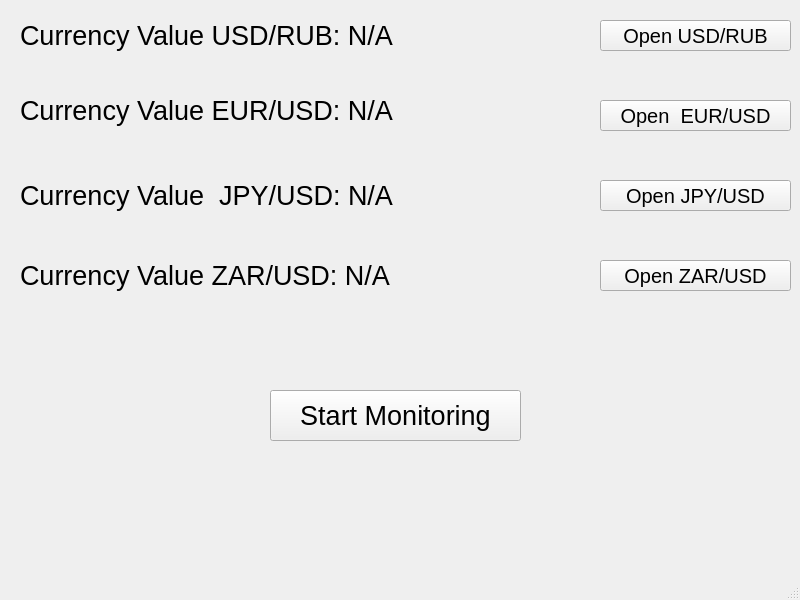
<?xml version="1.0" encoding="UTF-8"?>
<ui version="4.0">
 <class>MainWindow</class>
 <widget class="QMainWindow" name="MainWindow">
  <property name="geometry">
   <rect>
    <x>0</x>
    <y>0</y>
    <width>800</width>
    <height>600</height>
   </rect>
  </property>
  <property name="windowTitle">
   <string>MainWindow</string>
  </property>
  <widget class="QWidget" name="centralwidget">
   <widget class="QPushButton" name="startButton">
    <property name="geometry">
     <rect>
      <x>270</x>
      <y>390</y>
      <width>251</width>
      <height>51</height>
     </rect>
    </property>
    <property name="font">
     <font>
      <pointsize>20</pointsize>
     </font>
    </property>
    <property name="text">
     <string>Start Monitoring</string>
    </property>
   </widget>
   <widget class="QLabel" name="currencyValueLabel">
    <property name="geometry">
     <rect>
      <x>20</x>
      <y>10</y>
      <width>741</width>
      <height>51</height>
     </rect>
    </property>
    <property name="font">
     <font>
      <family>Segoe UI</family>
      <pointsize>20</pointsize>
     </font>
    </property>
    <property name="text">
     <string>Currency Value USD/RUB: N/A</string>
    </property>
   </widget>
   <widget class="QPushButton" name="openLinkButton">
    <property name="geometry">
     <rect>
      <x>600</x>
      <y>20</y>
      <width>191</width>
      <height>31</height>
     </rect>
    </property>
    <property name="font">
     <font>
      <pointsize>15</pointsize>
     </font>
    </property>
    <property name="text">
     <string>Open USD/RUB</string>
    </property>
   </widget>
   <widget class="QLabel" name="background">
    <property name="geometry">
     <rect>
      <x>-20</x>
      <y>-30</y>
      <width>991</width>
      <height>721</height>
     </rect>
    </property>
    <property name="text">
     <string/>
    </property>
   </widget>
   <widget class="QLabel" name="eurusdValueLabel">
    <property name="geometry">
     <rect>
      <x>20</x>
      <y>90</y>
      <width>481</width>
      <height>41</height>
     </rect>
    </property>
    <property name="font">
     <font>
      <pointsize>20</pointsize>
     </font>
    </property>
    <property name="text">
     <string>Currency Value EUR/USD: N/A</string>
    </property>
   </widget>
   <widget class="QLabel" name="jpyusdValueLabel">
    <property name="geometry">
     <rect>
      <x>20</x>
      <y>170</y>
      <width>491</width>
      <height>51</height>
     </rect>
    </property>
    <property name="font">
     <font>
      <pointsize>20</pointsize>
     </font>
    </property>
    <property name="text">
     <string>Currency Value  JPY/USD: N/A</string>
    </property>
   </widget>
   <widget class="QLabel" name="zarusdValueLabel">
    <property name="geometry">
     <rect>
      <x>20</x>
      <y>250</y>
      <width>511</width>
      <height>51</height>
     </rect>
    </property>
    <property name="font">
     <font>
      <pointsize>20</pointsize>
     </font>
    </property>
    <property name="text">
     <string>Currency Value ZAR/USD: N/A</string>
    </property>
   </widget>
   <widget class="QLabel" name="usdrubIndicator">
    <property name="geometry">
     <rect>
      <x>530</x>
      <y>20</y>
      <width>63</width>
      <height>20</height>
     </rect>
    </property>
    <property name="autoFillBackground">
     <bool>false</bool>
    </property>
    <property name="text">
     <string/>
    </property>
   </widget>
   <widget class="QLabel" name="eurusdIndicator">
    <property name="geometry">
     <rect>
      <x>530</x>
      <y>100</y>
      <width>63</width>
      <height>20</height>
     </rect>
    </property>
    <property name="text">
     <string/>
    </property>
   </widget>
   <widget class="QLabel" name="jpyusdIndicator">
    <property name="geometry">
     <rect>
      <x>530</x>
      <y>180</y>
      <width>63</width>
      <height>20</height>
     </rect>
    </property>
    <property name="text">
     <string/>
    </property>
   </widget>
   <widget class="QLabel" name="zarusdIndicator">
    <property name="geometry">
     <rect>
      <x>530</x>
      <y>260</y>
      <width>63</width>
      <height>20</height>
     </rect>
    </property>
    <property name="font">
     <font>
      <family>Segoe UI</family>
     </font>
    </property>
    <property name="text">
     <string/>
    </property>
   </widget>
   <widget class="QPushButton" name="newLinkButton1">
    <property name="geometry">
     <rect>
      <x>600</x>
      <y>100</y>
      <width>191</width>
      <height>31</height>
     </rect>
    </property>
    <property name="font">
     <font>
      <pointsize>15</pointsize>
     </font>
    </property>
    <property name="text">
     <string>Open  EUR/USD</string>
    </property>
   </widget>
   <widget class="QPushButton" name="newLinkButton2">
    <property name="geometry">
     <rect>
      <x>600</x>
      <y>180</y>
      <width>191</width>
      <height>31</height>
     </rect>
    </property>
    <property name="font">
     <font>
      <pointsize>15</pointsize>
     </font>
    </property>
    <property name="text">
     <string>Open JPY/USD</string>
    </property>
   </widget>
   <widget class="QPushButton" name="newLinkButton3">
    <property name="geometry">
     <rect>
      <x>600</x>
      <y>260</y>
      <width>191</width>
      <height>31</height>
     </rect>
    </property>
    <property name="font">
     <font>
      <pointsize>15</pointsize>
     </font>
    </property>
    <property name="text">
     <string>Open ZAR/USD</string>
    </property>
   </widget>
   <zorder>background</zorder>
   <zorder>startButton</zorder>
   <zorder>currencyValueLabel</zorder>
   <zorder>openLinkButton</zorder>
   <zorder>eurusdValueLabel</zorder>
   <zorder>jpyusdValueLabel</zorder>
   <zorder>zarusdValueLabel</zorder>
   <zorder>usdrubIndicator</zorder>
   <zorder>eurusdIndicator</zorder>
   <zorder>jpyusdIndicator</zorder>
   <zorder>zarusdIndicator</zorder>
   <zorder>newLinkButton1</zorder>
   <zorder>newLinkButton2</zorder>
   <zorder>newLinkButton3</zorder>
  </widget>
  <widget class="QMenuBar" name="menubar">
   <property name="geometry">
    <rect>
     <x>0</x>
     <y>0</y>
     <width>800</width>
     <height>25</height>
    </rect>
   </property>
  </widget>
  <widget class="QStatusBar" name="statusbar"/>
 </widget>
 <resources/>
 <connections/>
</ui>
